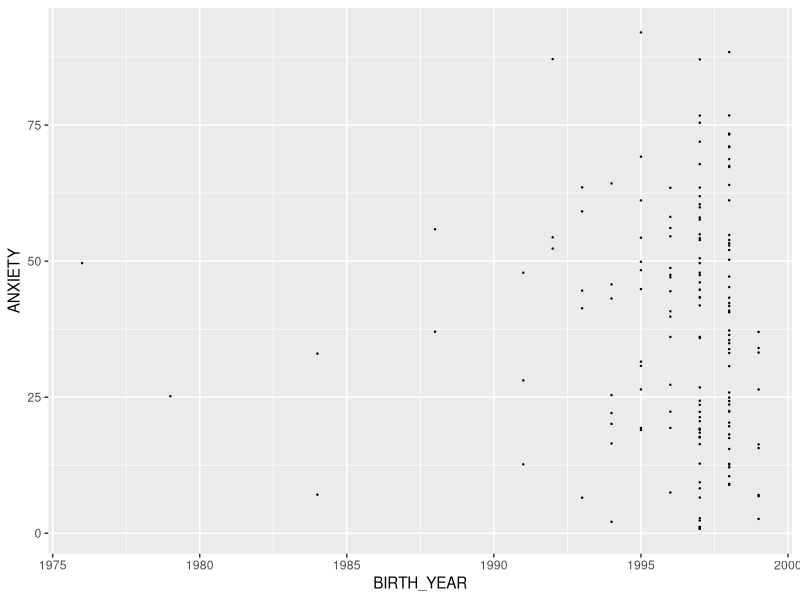

This figure's R source:
## ---- chunk 1
knitr::opts_chunk$set(echo = FALSE, dev = 'pdf')

## ---- chunk 2
library(tidyverse)
## ---- chunk 3
mpg
## ---- chunk 4
library(readr)
dat <- read_csv('assets/obfuscated_data.csv')
dat
## ---- chunk 5
summary(dat)
## ---- chunk 6

ggplot(data = dat) + 
  geom_point(mapping = aes(x = BIRTH_YEAR, y = ANXIETY), size=.2)
## ---- chunk 7
cor(dat$PROCAST, dat$APTITUDE, method="pearson")
## ---- chunk 8
t.test(dat$ANXIETY~dat$GENDER)
